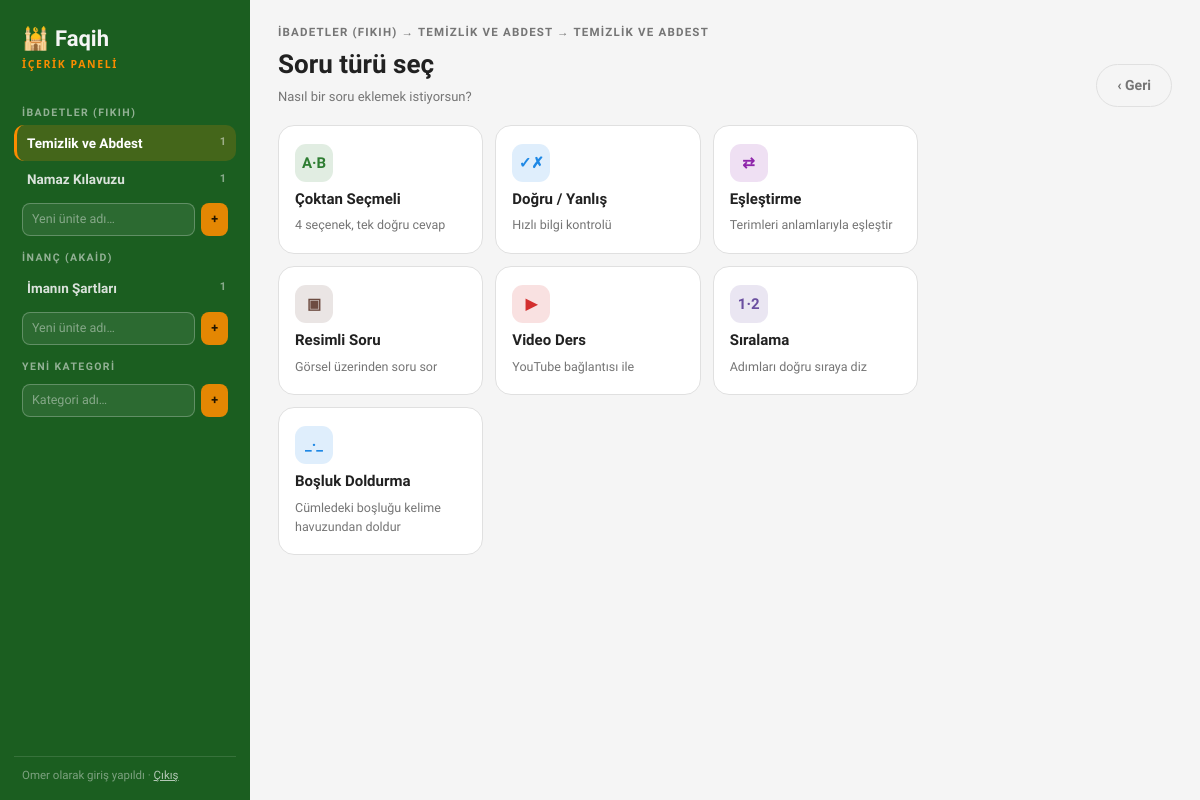
Screenshot of /panel/ders/1/yeni/ (signed in) with the database file from the repository.
### content/models.py (models this page shows, shortened)
class Category(models.Model):
    title = models.CharField(max_length=200, verbose_name='Kategori Adı')
    class Meta:
        verbose_name        = 'Kategori'
        verbose_name_plural = 'Kategoriler'
        ordering            = ['id']

class Unit(models.Model):
    category = models.ForeignKey(
        Category, on_delete=models.CASCADE,
        related_name='units', verbose_name='Kategori'
    )
    title = models.CharField(max_length=200, verbose_name='Ünite Adı')
    class Meta:
        verbose_name        = 'Ünite'
        verbose_name_plural = 'Üniteler'
        ordering            = ['id']

class Lesson(models.Model):
    unit             = models.ForeignKey(
        Unit, on_delete=models.CASCADE,
        related_name='lessons', verbose_name='Ünite'
    )
    title            = models.CharField(max_length=200, verbose_name='Ders Adı')
    intro_kind       = models.CharField(
        max_length=10, choices=LESSON_INTRO_KINDS,
        default='none', verbose_name='Giriş Türü'
    )
    intro_text       = models.TextField(blank=True, verbose_name='Giriş Metni')
    intro_video_url  = models.URLField(blank=True, verbose_name='Giriş Videosu')
    intro_image_data = models.BinaryField(null=True, blank=True, editable=False)
    intro_image_mime = models.CharField(max_length=50, blank=True, default='')
    class Meta:
        verbose_name        = 'Ders'
        verbose_name_plural = 'Dersler'
        ordering            = ['id']

### panel/views.py (the view)
# urls.py: path('ders/<int:lesson_id>/yeni/', views.type_picker, name='type_picker'),
@staff_member_required
def type_picker(request, lesson_id):
    lesson = get_object_or_404(Lesson, pk=lesson_id)
    ctx = _sidebar_context(lesson.unit, lesson)
    ctx['unit'] = lesson.unit
    ctx['lesson'] = lesson
    ctx['enabled_types'] = [{'key': k, **v} for k, v in ENABLED_TYPES.items()]
    return render(request, 'panel/type_picker.html', ctx)

### panel/views.py (called while the page is built)
def _sidebar_context(selected_unit=None, selected_lesson=None):
    return {
        'categories': Category.objects.prefetch_related('units__lessons__exercises'),
        'selected_unit': selected_unit,
        'selected_lesson': selected_lesson,
    }

### panel/templates/panel/type_picker.html (shortened to what this page needs)
{% extends "panel/base.html" %}
{% block main %}
  <div class="crumb">{{ unit.category.title }} → {{ unit.title }} → {{ lesson.title }}</div>
  <div class="main-head">
    <div>
      <h1>Soru türü seç</h1>
      <div class="sub">Nasıl bir soru eklemek istiyorsun?</div>
    </div>
    <a class="btn btn-ghost" href="{% url 'panel:lesson' lesson.id %}">‹ Geri</a>
  </div>
  <div class="type-grid">
    {% for t in enabled_types %}
      <a class="type-card" style="--tc: var(--t-{{ t.key }})" href="{% url 'panel:question_new' lesson.id t.key %}">
        <span class="g">{{ t.glyph }}</span>
        <span class="tl">{{ t.label }}</span>
        <span class="d">{{ t.desc }}</span>
      </a>
    {% endfor %}
  </div>
{% endblock %}

### panel/templates/panel/base.html (shortened to what this page needs)
<!doctype html>
<html lang="tr">
<head>
</head>
<body>
<div class="app">
  <aside class="side">
    <div class="brand">🕌 Faqih<small>İçerik Paneli</small></div>
    <nav class="tree">
      {% for cat in categories %}
        <div class="cat-label">{{ cat.title }}</div>
        {% for u in cat.units.all %}
          <a class="unit-link {% if selected_unit and u.id == selected_unit.id %}sel{% endif %}" href="{% url 'panel:unit' u.id %}">
            <span>{{ u.title }}</span><span class="n">{{ u.lessons.count }}</span>
          </a>
        {% endfor %}
        <form class="side-form" method="post" action="{% url 'panel:add_unit' %}">
          <input type="text" name="title" placeholder="Yeni ünite adı…" required>
          <button type="submit" title="Ünite ekle">+</button>
        </form>
      {% endfor %}
      <div class="cat-label">Yeni kategori</div>
      <form class="side-form" method="post" action="{% url 'panel:add_category' %}">
        <input type="text" name="title" placeholder="Kategori adı…" required>
        <button type="submit" title="Kategori ekle">+</button>
      </form>
    </nav>
    <div class="side-foot">
      {{ request.user.username }} olarak giriş yapıldı · <a href="/admin/logout/">Çıkış</a>
    </div>
  </aside>
  <main class="main">
    {% block main %}{% endblock %}
  </main>
</div>
</body>
</html>

### panel/templates/panel/base.html (style rules this page uses)
:root { --green: #43A047; --green-mid: #2E7D32; --green-deep: #1B5E20; --blue: #1E88E5; --blue-pale: #E3F2FD; --gold: #FB8C00; --gold-pale: #FFF3E0; --bg: #F5F5F5; --card: #FFFFFF; --card-alt: #FAFAFA; --ink: #212121; --muted: #757575; --line: #E0E0E0; --correct: #2E7D32; --wrong: #D32F2F; --t-mcq: #2E7D32; --t-true_false: #1E88E5; --t-matching: #8E24AA; --t-image: #6D4C41; --t-video: #D32F2F; --t-hotspot: #D32F2F; --t-ordering: #6B4FA0; --t-fill_blank: #1E88E5; --shadow-sm: 0 2px 6px rgba(0,0,0,.06); --shadow-md: 0 4px 14px rgba(0,0,0,.08); }
* { box-sizing: border-box; }
html, body { margin: 0; }
body { background: var(--bg); color: var(--ink); font: 14px/1.5 "Plus Jakarta Sans", "Segoe UI", system-ui, sans-serif; }
button { font: inherit; cursor: pointer; }
a { color: inherit; }
.app { display: grid; grid-template-columns: 250px minmax(0,1fr); min-height: 100vh; }
.side { background: var(--green-deep); color: #F5F5F5; padding: 22px 14px 16px; display: flex; flex-direction: column; }
.brand { font-family: "Plus Jakarta Sans", serif; font-size: 22px; font-weight: 800; padding: 0 8px 6px; }
.brand small { display: block; font-family: "Segoe UI", system-ui, sans-serif; font-size: 10.5px; font-weight: 600; letter-spacing: 1.6px; text-transform: uppercase; color: var(--gold); margin-top: 2px; }
.tree { flex: 1; overflow-y: auto; margin-top: 12px; }
.cat-label { font-size: 10.5px; font-weight: 700; letter-spacing: 1.4px; text-transform: uppercase; color: rgba(245,245,245,.55); padding: 14px 8px 4px; }
.unit-link { display: flex; align-items: center; justify-content: space-between; gap: 8px; color: rgba(245,245,245,.88); padding: 8px 10px; border-radius: 10px; font-size: 13.5px; font-weight: 600; text-decoration: none; border-left: 3px solid transparent; }
.unit-link.sel { background: rgba(251,140,0,.18); border-left-color: var(--gold); color: #fff; }
.unit-link .n { font-size: 11px; font-weight: 700; color: rgba(245,245,245,.5); font-variant-numeric: tabular-nums; }
.side-form { display: flex; gap: 6px; padding: 6px 8px 0; }
.side-form input { flex: 1; min-width: 0; border: 1px solid rgba(255,255,255,.25); background: rgba(255,255,255,.08); color: #F5F5F5; border-radius: 8px; padding: 6px 9px; font: inherit; font-size: 12.5px; }
.side-form input::placeholder { color: rgba(245,245,245,.45); }
.side-form button { border: 0; background: rgba(251,140,0,.9); color: #211500; border-radius: 8px; padding: 6px 10px; font-weight: 800; font-size: 12.5px; }
.side-foot { border-top: 1px solid rgba(255,255,255,.12); margin-top: 12px; padding: 10px 8px 0; font-size: 11.5px; color: rgba(245,245,245,.45); }
.side-foot a { color: rgba(245,245,245,.7); }
.main { padding: 24px 28px 48px; min-width: 0; }
.crumb { font-size: 11.5px; font-weight: 700; letter-spacing: 1.2px; text-transform: uppercase; color: var(--muted); margin-bottom: 4px; }
.main-head { display: flex; align-items: flex-end; justify-content: space-between; gap: 16px; flex-wrap: wrap; margin-bottom: 18px; }
.main-head h1 { font-family: "Plus Jakarta Sans", serif; font-size: 26px; font-weight: 800; margin: 0; }
.main-head .sub { color: var(--muted); font-size: 13px; margin-top: 3px; font-variant-numeric: tabular-nums; }
.btn { display: inline-block; border: 0; border-radius: 999px; font-weight: 700; font-size: 14px; padding: 10px 20px; text-decoration: none; }
.btn-ghost { background: none; color: var(--muted); border: 1.5px solid var(--line); }
.type-grid { display: grid; grid-template-columns: repeat(auto-fill, minmax(180px,1fr)); gap: 12px; max-width: 640px; }
.type-card { background: var(--card); border: 1.5px solid var(--line); border-radius: 16px; padding: 18px 16px; display: flex; flex-direction: column; gap: 6px; text-decoration: none; }
.type-card .g { width: 38px; height: 38px; border-radius: 11px; display: grid; place-items: center; font-size: 15px; font-weight: 800; background: color-mix(in srgb, var(--tc) 14%, transparent); color: var(--tc); }
.type-card .tl { font-weight: 700; font-size: 15px; color: var(--ink); }
.type-card .d { font-size: 12.5px; color: var(--muted); }

### rows the page displays
Category: title "İBADETLER (FIKIH)"
Unit: title "Temizlik ve Abdest", lessons.count "1", category "İBADETLER (FIKIH)", title "TEMIZLIK VE ABDEST"
Unit: title "Namaz Kılavuzu", lessons.count "1"
Category: title "İNANÇ (AKAID)"
Unit: title "İmanın Şartları", lessons.count "1"

### other values shown
{{ request.user.username }} "Omer"
{{ t.glyph }} "A·B" "✓✗" "⇄" "▣" "▶" "1·2" "_·_"
{{ t.label }} "Çoktan Seçmeli" "Doğru / Yanlış" "Eşleştirme" "Resimli Soru" "Video Ders" "Sıralama" "Boşluk Doldurma"
{{ t.desc }} "4 seçenek, tek doğru cevap" "Hızlı bilgi kontrolü" "Terimleri anlamlarıyla eşleştir" "Görsel üzerinden soru sor" "YouTube bağlantısı ile" "Adımları doğru sıraya diz" "Cümledeki boşluğu kelime havuzundan doldur"
